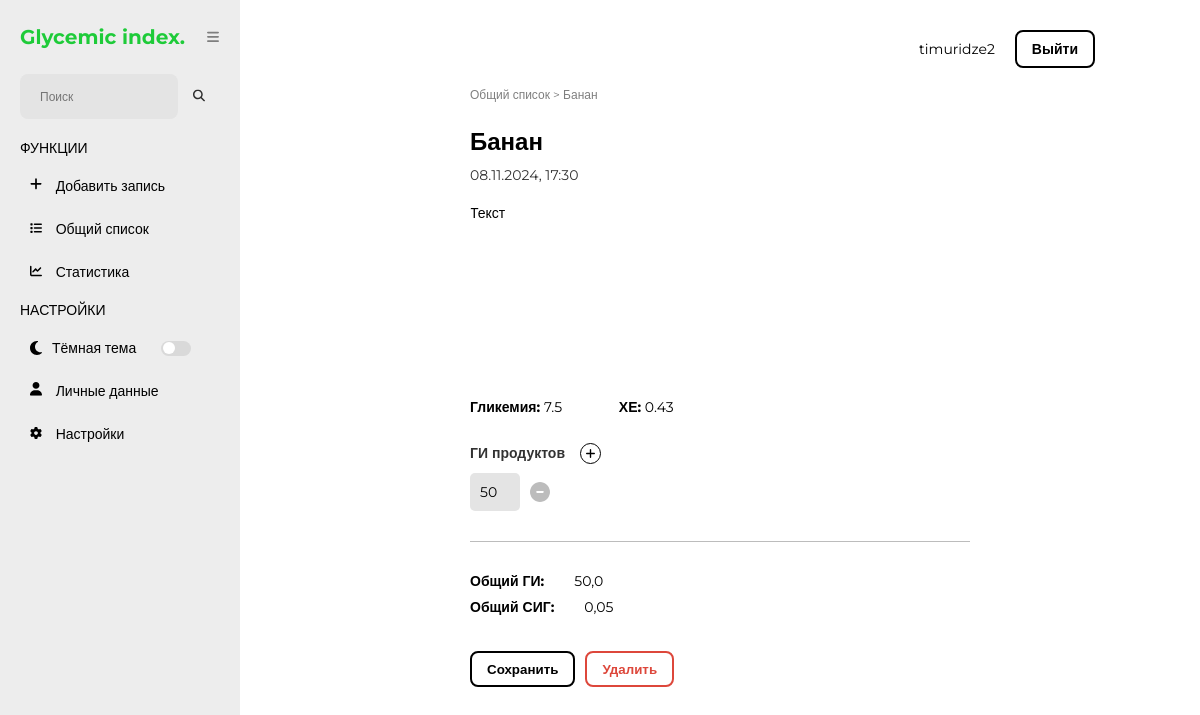
Screenshot of /gi-webapp/note/74/ (signed in) with the database file from the repository.
### glycemic_index_app/models.py (models this page shows, shortened)
class CustomUser(AbstractUser):
    rcg = models.TextField(blank=True, default='0.01|0.02|0.03|0.04|0.05|0.06|0.07|0.08|0.09|0.1')
    absorption_time = models.TextField(blank=True, default='100|90|80|70|60|50|40|30|20|10')
    bu_index = models.TextField(blank=True, default='2.5')

class Note(models.Model):
    title = models.CharField(max_length=300)
    content = models.TextField(blank=True)
    created_at = models.DateTimeField(auto_now_add=True)
    glycemia = models.FloatField()
    bread_units = models.FloatField(blank=True)
    glycemic_index = models.CharField(max_length=500)
    general_gi = models.FloatField()
    general_rcg = models.FloatField()
    graph = models.TextField()
    user = models.ForeignKey(CustomUser, on_delete=models.CASCADE)
    class Meta:
        verbose_name = 'Note'
        verbose_name_plural = 'Notes'
        ordering = ['-created_at']

### glycemic_index_app/views.py (the view)
# urls.py: path('note/<int:pk>/', detail, name='note_detail'),
@login_required(login_url='glycemic_index_app:login')
def detail(request, pk):
    notes = get_object_or_404(Note, pk=pk)
    if request.method == 'POST':
        form = EditingForm(request.POST, instance=notes)
        if form.is_valid():
            form.save()
            return redirect('glycemic_index_app:main')  # перенаправление на страницу с записью после сохранения
    else:
        form = EditingForm(instance=notes)
    context = {'notes': notes, 'list': notes.glycemic_index.split(","), 'title': 'Запись', 'name': 'detail', 'form': form}
    return render(request, 'glycemic_index_app/components/detail.html', context=context)

### glycemic_index_app/templatetags/sidebar_active.py (called while the page is built)
@register.simple_tag
def is_active(name, current_name):
    return 'active' if name == current_name else ''

### glycemic_index_app/templates/glycemic_index_app/components/detail.html (shortened to what this page needs)
{% extends '../base.html' %}
{% load static %}
{% block link %}
<link rel="stylesheet" href="{% static 'glycemic_index_app/css/detail.css' %}">
{% endblock %}
{% block main %}
<div class="main-inner">
    <span class="main-title">Общий список > {{ notes.title }}</span>
    <div class="main-note">
        <form action="" id="add-form" method="post">
            {{ form.title }}
            <div class="note-date">{{ notes.created_at|date:"d.m.Y, H:i" }}</div>
            {{ form.content }}
            <div class="note-flex">
                <span class="note-glycemia"><b>Гликемия:</b> {{ form.glycemia }}</span>
                <span class="note-xe"><b>ХЕ:</b> {{ form.bread_units }}</span>
            </div>
            <div class="note-GI">
                <div class="note-GI-title">
                    <h3>ГИ продуктов</h3>
                    <button class="note-add-button" onclick="addFn()" type="button">
                    </button>
                </div>
                <div class="note-GI-list" id="note-GI-list">
                    {% for item in list %}
                        <div class="form-GI-wrapper">
                            <input type="number" min="0" max="150" name="glycemic-index" class="form-GI" value="{{ item }}">
                            <button class="minus-button" onclick="delNode(this)" type="button"></button>
                        </div>
                    {% endfor %}
                </div>
            </div>
            <div class="conclusion-info">
                <div class="conclusion-line">
                    <span class="conclusion-title">Общий ГИ:</span>
                    <span>{{ notes.general_gi }}</span>
                </div>
                <div class="conclusion-line">
                    <span class="conclusion-title">Общий СИГ:</span>
                    <span>{{ notes.general_rcg }}</span>
                </div>
            </div>
            <div class="buttons">
                <button class="note-button" type="submit">Сохранить</button>
                <button id="openModalBtn" type="button">Удалить</button>
            </div>
        </form>
    </div>
</div>
{% endblock %}

### glycemic_index_app/templates/glycemic_index_app/base.html (shortened to what this page needs)
{% load static %}
{% load sidebar_active %}
<!DOCTYPE html>
<html lang="en">
<head>
    <link rel="stylesheet" href="{% static 'glycemic_index_app/css/default.css' %}">
    {% block link %}
    {% endblock %}
</head>
<body>
    <header class="header">
        <div class="header-countainer">
            <div class="header-inner">
                {% if user.is_authenticated %}
                    <span class="header-name">{{ user.username }}</span>
                    <a href="{% url 'glycemic_index_app:logout' %}" class="account_button">Выйти</a>
                {% else %}
                <a href="{% url 'glycemic_index_app:signup' %}" class="account_button">Создать аккаунт</a>
                    <a href="{% url 'glycemic_index_app:login' %}" class="account_button login">Войти</a>
                {% endif %}
            </div>
        </div>
    </header>
    <section class="sidebar" id="sidebar">
        <div class="logo-wrapper">
            <a href="{% url 'glycemic_index_app:main' %}" class="logo">Glycemic index.</a>
            <button class="menu-button">
            </button>
        </div>
        <form action="" class="search-bar-wrapper" method="GET">
            <div class="input-wrapper">
                <input type="text" name="q" class="search-bar" placeholder="Поиск">
                <button class="search-button" type="submit">
                </button>
            </div>
        </form>
        <div class="funcs">
            <span class="side-title">Функции</span>
            <ul>
                <li class="side-item {% is_active 'add' name %}">
                    <a href="{% url 'glycemic_index_app:add' %}" class="side-item-text">
                        <span>Добавить запись</span>
                    </a>
                </li>
                <li class="side-item {% is_active 'main' name %}">
                    <a href="{% url 'glycemic_index_app:main' %}" class="side-item-text">
                        <span>Общий список</span>
                    </a>
                </li>
                <li class="side-item {% is_active 'stat' name %}">
                    <a href="{% url 'glycemic_index_app:stat' %}" class="side-item-text">
                        <span>Статистика</span>
                    </a>
                </li>
            </ul>
        </div>
        <div class="sets">
            <span class="side-title">Настройки</span>
            <ul>
                <li class="side-item theme">
                    <span>Тёмная тема</span>
                    <label for="theme" class="theme-button"></label>
                </li>
                <li class="side-item {% is_active 'personal_data' name %}">
                    <a href="{% url 'glycemic_index_app:personal_data' %}" class="side-item-text">
                        <span>Личные данные</span>
                    </a>
                </li>
                <li class="side-item {% is_active 'settings' name %}">
                    <a href="{% url 'glycemic_index_app:setts' %}" class="side-item-text">
                        <span>Настройки</span>
                    </a>
                </li>
            </ul>
        </div>
    </section>
    <main class="main">
        {% block main %}
        {% endblock %}
    </main>
</body>
</html>

### glycemic_index_app/static/glycemic_index_app/css/default.css (style rules this page uses)
html { box-sizing: border-box; }
* { margin: 0; padding: 0; box-sizing: border-box; font-family: "Montserrat", sans-serif; }
:root { --color-primary: #1ECB39; --color-body: #ffff; --color-input: #E4E4E4; --color-text: #000000; --color-button: #000000; --color-toggle: #FFFFFF; --color-menu: #7E7E7E; --color-bg-50: #EDEDED; --color-bg-100: #EDEDED; --color-bg-200: #D9D9D9; --color-bg-300: #E1E1E1; --color-bg-400: #BCBCBC; --color-bg-500: #222222; --sidebar-width: 240px; }
li { list-style-type: none; }
ul { margin-left: 0; padding-left: 0; }
body { color: var(--color-text); height: 100vh; display: grid; grid-template-columns: var(--sidebar-width) 1fr; grid-template-rows: 85px 1fr; grid-template-areas: 'side header' 'side main'; font-size: 14px; background-color: var(--color-body); }
a { text-decoration: none; color: var(--color-text); }
button { color: var(--color-text); font-weight: bold; border: 2px solid var(--color-button); border-radius: 8px; background: transparent; padding: 8px 15px; cursor: pointer; transition: all linear .1s; }
.header { grid-column: 2 / 3; grid-row: 1 / 2; grid-area: header; }
.account_button { display: block; color: var(--color-text); font-weight: bold; border: 2px solid var(--color-button); border-radius: 8px; background: transparent; padding: 8px 15px; cursor: pointer; margin-right: 10px; transition: all linear .1s; }
.account_button:last-child { margin-right: 0; }
.header-countainer { padding: 0 105px; }
.header-inner { padding: 30px 0; display: flex; justify-content: end; align-items: center; }
.header-name { margin-right: 20px; }
input, textarea { color: var(--color-text); border: 0; border-radius: 8px; font-size: 12px; background-color: var(--color-input); outline: none; padding: 15px 10px; }
.sidebar { width: 240px; background-color: var(--color-bg-100); position: fixed; height: 100vh; grid-column: 1 / 2; grid-row: 1 / 3; grid-area: side; z-index: 1000; padding: 25px 20px; transition: all .2s linear; }
.input-wrapper { display: flex; justify-content: space-between; align-items: center; margin-top: 25px; }
.search-bar { width: 80%; background-color: var(--color-input); padding-right: 40px; padding-left: 20px; }
.search-button { border: 0; }
.menu-button { border: transparent; background-color: transparent; padding: 0; margin-left: 18px; }
.logo { font-size: 20px; color: var(--color-primary); font-weight: bold; }
.funcs { margin-top: 20px; }
.side-title { display: block; color: var(--color-text); text-transform: uppercase; margin: 10px 0; }
.side-item { color: var(--color-text); margin: 5px 0; display: flex; border-radius: 10px; transition: all .2s linear; }
.side-item.theme { padding: 10px 10px 10px 10px; }
.side-item-text { width: 100%; padding: 10px 10px 10px 10px; }
.side-item-text { transition: all linear 0.1s; }
.side-icons { fill: var(--color-text); margin-right: 10px; transition: all linear 0.1s; }
.side-item.theme { color: var(--color-text); display: flex; align-items: center; }
.theme-button { background-color: var(--color-bg-200); width: 30px; height: 15px; border-radius: 30px; cursor: pointer; position: relative; margin-left: 25px; transition: all linear .1s; }
.theme-button::before { position: absolute; content: ''; background-color: var(--color-toggle); width: 12px; height: 12px; border-radius: 15px; margin-left: 2px; margin-top: 1.5px; transition: all linear .1s; }
.main { grid-area: main; padding-bottom: 80px; }
.main-title { font-size: 12px; opacity: .5; }
.main-inner { max-width: 500px; margin: auto; }

### rows the page displays
CustomUser: username "timuridze2"
Note: title "Банан", created_at "08.11.2024, 17:30", content "Текст", glycemia "7.5", bread_units "0.43", list "50", general_gi "50,0", general_rcg "0,05"
